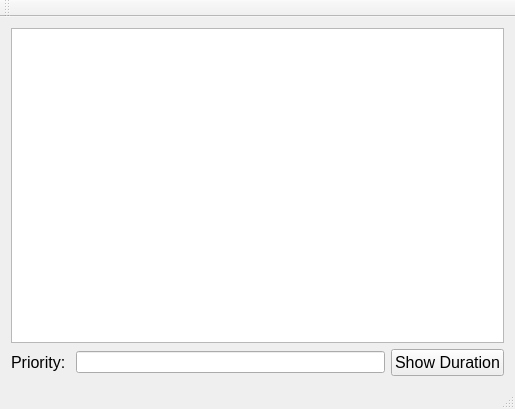
<?xml version="1.0" encoding="UTF-8"?>
<ui version="4.0">
 <class>t3_exercise1Class</class>
 <widget class="QMainWindow" name="t3_exercise1Class">
  <property name="geometry">
   <rect>
    <x>0</x>
    <y>0</y>
    <width>515</width>
    <height>409</height>
   </rect>
  </property>
  <property name="windowTitle">
   <string>t3_exercise1</string>
  </property>
  <widget class="QWidget" name="centralWidget">
   <layout class="QVBoxLayout" name="verticalLayout">
    <item>
     <widget class="QListWidget" name="tasksListWidget">
      <property name="font">
       <font>
        <pointsize>11</pointsize>
       </font>
      </property>
     </widget>
    </item>
    <item>
     <layout class="QHBoxLayout" name="horizontalLayout">
      <item>
       <widget class="QLabel" name="priorityLabel">
        <property name="font">
         <font>
          <pointsize>12</pointsize>
         </font>
        </property>
        <property name="text">
         <string>Priority: </string>
        </property>
       </widget>
      </item>
      <item>
       <widget class="QLineEdit" name="priorityLineEdit"/>
      </item>
      <item>
       <widget class="QPushButton" name="durationPushButton">
        <property name="font">
         <font>
          <pointsize>12</pointsize>
         </font>
        </property>
        <property name="text">
         <string>Show Duration</string>
        </property>
       </widget>
      </item>
     </layout>
    </item>
   </layout>
  </widget>
  <widget class="QMenuBar" name="menuBar">
   <property name="geometry">
    <rect>
     <x>0</x>
     <y>0</y>
     <width>515</width>
     <height>22</height>
    </rect>
   </property>
  </widget>
  <widget class="QToolBar" name="mainToolBar">
   <attribute name="toolBarArea">
    <enum>TopToolBarArea</enum>
   </attribute>
   <attribute name="toolBarBreak">
    <bool>false</bool>
   </attribute>
  </widget>
  <widget class="QStatusBar" name="statusBar"/>
 </widget>
 <layoutdefault spacing="6" margin="11"/>
 <resources>
  <include location="t3_exercise1.qrc"/>
 </resources>
 <connections>
  <connection>
   <sender>durationPushButton</sender>
   <signal>clicked()</signal>
   <receiver>t3_exercise1Class</receiver>
   <slot>totalDuration()</slot>
   <hints>
    <hint type="sourcelabel">
     <x>403</x>
     <y>360</y>
    </hint>
    <hint type="destinationlabel">
     <x>198</x>
     <y>343</y>
    </hint>
   </hints>
  </connection>
 </connections>
 <slots>
  <slot>totalDuration()</slot>
 </slots>
</ui>
